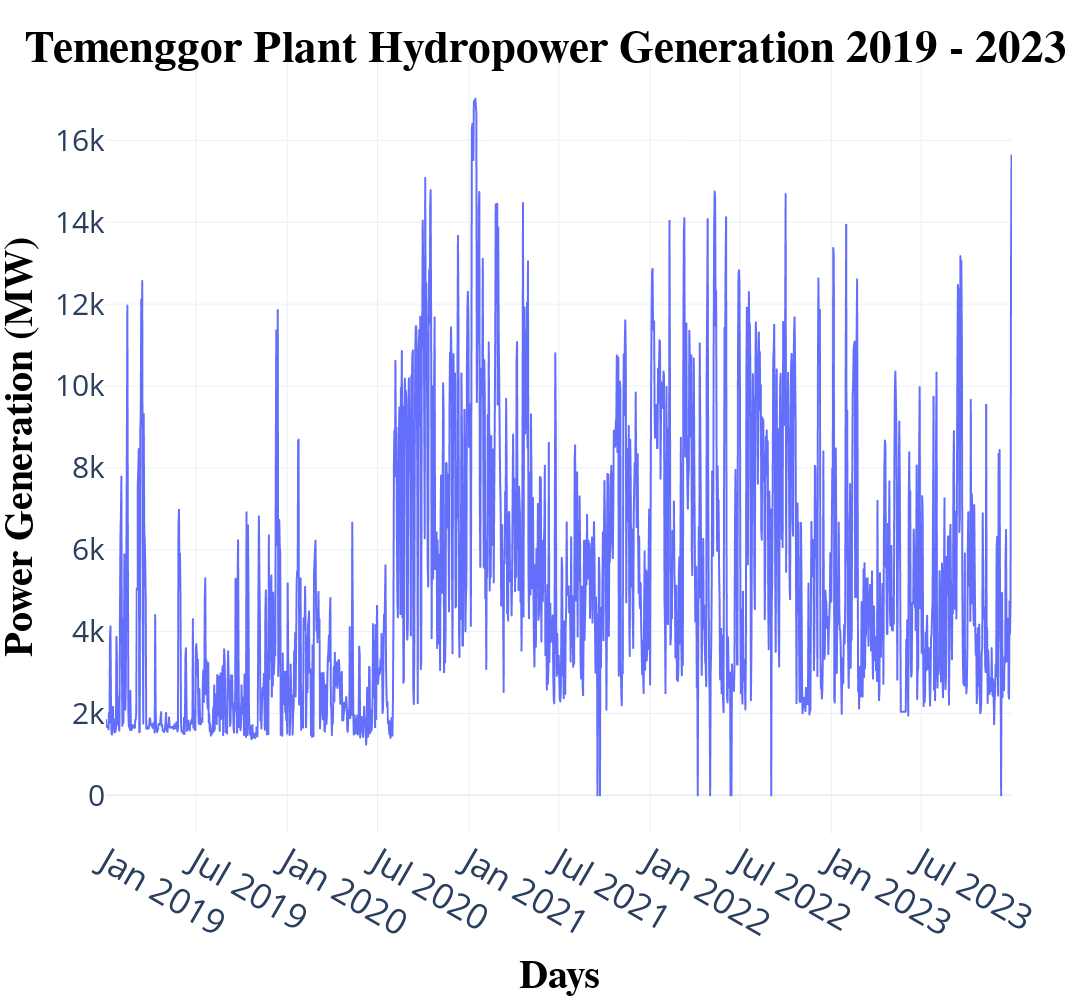

Write notebook code for a chart like this one.
### Markdown cell above
# =================================
# Exploratory Data Analysis (EDA)
# =================================

### Code cell
# Create the plot using Plotly Express
pwr_line_2023 = px.line(dsp_ts_df, x = 'Day',y='Power Generation (MW)')

# Customize the layout
pwr_line_2023.update_layout(
    xaxis_title='Days',
    yaxis_title='Power Generation (MW)',
    font=dict(size=18),
    height=1000,
    width = 2000,
    template='plotly_white',  # Similar to seaborn's 'whitegrid' style
    title={
        'text': f'Temenggor Plant Hydropower Generation 2019 - 2023',
        'x': 0.5,  # Center the title
        'xanchor': 'center',
        'yanchor': 'top',
        'font': {'size': 45, 'family': 'Arial, sans-serif', 'color': 'black', 'weight': 'bold'}
    },  # Center the title
    xaxis_title_font=dict(size=40, family='Arial, sans-serif', color='black', weight='bold'),
    yaxis_title_font=dict(size=40, family='Arial, sans-serif', color='black', weight='bold'),
    xaxis=dict(
        tickfont=dict(size=35)  # Increase font size for x-axis values
    ),
    yaxis=dict(
        tickfont=dict(size=30)  # Increase font size for y-axis values
    )
)

# Display the plot
pwr_line_2023.show()

### Figure 1 — Plotly figure (JSON) as saved in the notebook; plotly's stock layout.template omitted (floating-point values rounded to 4 significant figures; data arrays with more than 128 entries replaced by an {"elided": "..."} marker saying what was removed)
{"data": [{"hovertemplate": "Day=%{x}<br>Power Generation (MW)=%{y}<extra></extra>", "legendgroup": "", "line": {"color": "#636efa", "dash": "solid"}, "marker": {"symbol": "circle"}, "mode": "lines", "name": "", "showlegend": false, "type": "scattergl", "x": {"elided": "1824 str values"}, "xaxis": "x", "y": {"elided": "1824 int values"}, "yaxis": "y"}], "layout": {"font": {"size": 18}, "height": 1000, "legend": {"tracegroupgap": 0}, "margin": {"t": 60}, "title": {"font": {"color": "black", "family": "Arial, sans-serif", "size": 45, "weight": "bold"}, "text": "Temenggor Plant Hydropower Generation 2019 - 2023", "x": 0.5, "xanchor": "center", "yanchor": "top"}, "width": 2000, "xaxis": {"anchor": "y", "domain": [0, 1], "tickfont": {"size": 35}, "title": {"font": {"color": "black", "family": "Arial, sans-serif", "size": 40, "weight": "bold"}, "text": "Days"}}, "yaxis": {"anchor": "x", "domain": [0, 1], "tickfont": {"size": 30}, "title": {"font": {"color": "black", "family": "Arial, sans-serif", "size": 40, "weight": "bold"}, "text": "Power Generation (MW)"}}}}
